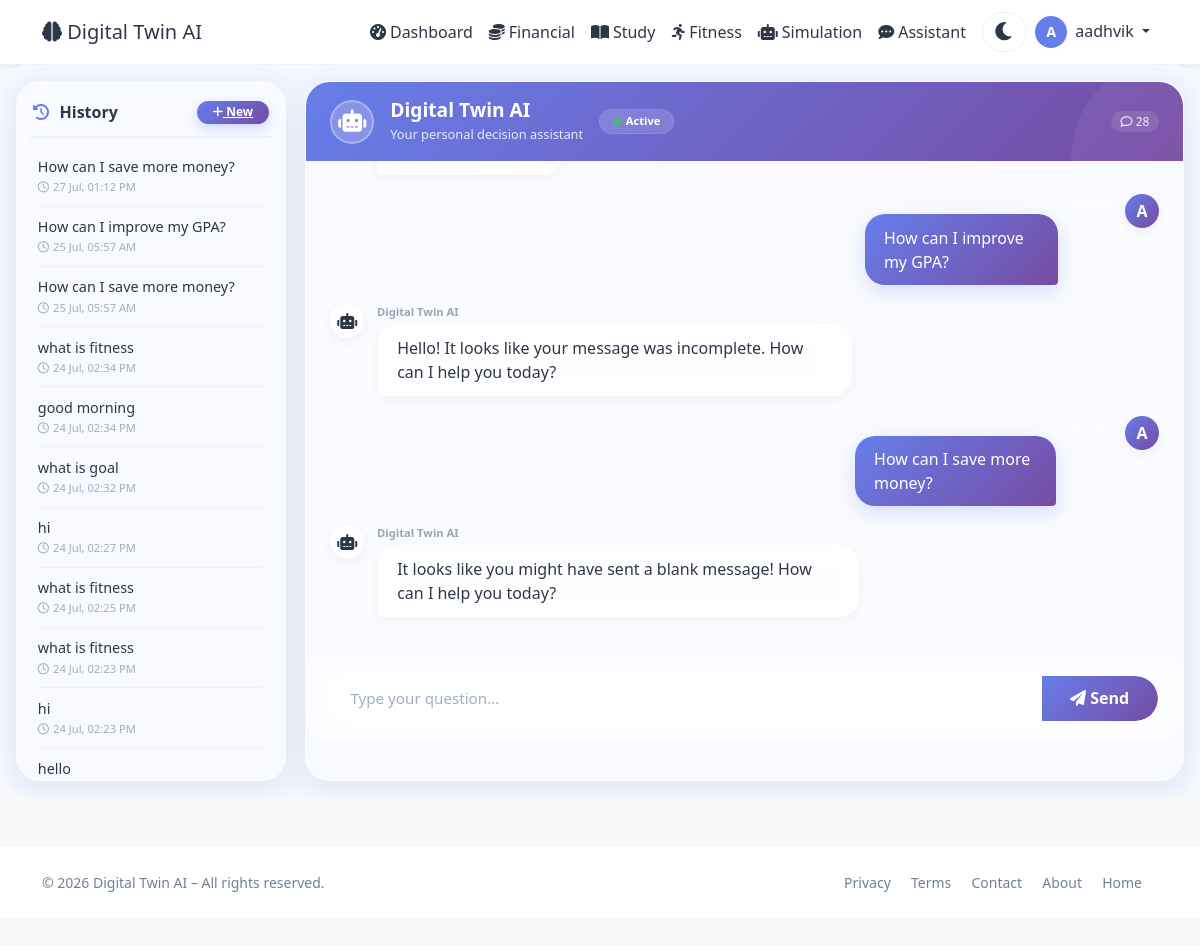
The page /user/assistant (signed in) on the database its author committed.
### app.py (models this page shows, shortened)
class User(UserMixin, db.Model):
    id = db.Column(db.Integer, primary_key=True)
    username = db.Column(db.String(80), unique=True, nullable=False)
    email = db.Column(db.String(120), unique=True, nullable=False)
    password_hash = db.Column(db.String(200), nullable=False)
    age = db.Column(db.Integer, default=25)
    occupation = db.Column(db.String(100), default='Student')
    monthly_income = db.Column(db.Float, default=50000)
    monthly_expenses = db.Column(db.Float, default=35000)
    savings = db.Column(db.Float, default=100000)
    study_hours_per_week = db.Column(db.Float, default=20)
    fitness_hours_per_week = db.Column(db.Float, default=5)
    sleep_hours_per_day = db.Column(db.Float, default=7)
    created_at = db.Column(db.DateTime, default=datetime.utcnow)
    is_admin = db.Column(db.Boolean, default=False)
    transactions = db.relationship('Transaction', backref='user', lazy=True)
    study_logs = db.relationship('StudyLog', backref='user', lazy=True)
    fitness_logs = db.relationship('FitnessLog', backref='user', lazy=True)
    goals = db.relationship('Goal', backref='user', lazy=True)

class ChatMessage(db.Model):
    id = db.Column(db.Integer, primary_key=True)
    user_id = db.Column(db.Integer, db.ForeignKey('user.id'), nullable=False)
    question = db.Column(db.Text, nullable=False)
    response = db.Column(db.Text, nullable=False)
    timestamp = db.Column(db.DateTime, default=datetime.utcnow)
    user = db.relationship('User', backref='chat_messages')

### app.py (the view, shortened to what this page needs)
@app.route('/user/assistant', methods=['GET', 'POST'])
@login_required
def user_assistant():
    if request.args.get('new'):
        session.pop('last_query', None)
        session.pop('last_response', None)
        session['hide_messages'] = True   # <-- Hide messages in chat body
        return redirect(url_for('user_assistant'))
    load_id = request.args.get('load')
    last_query = session.get('last_query')
    last_response = session.get('last_response')
    hide_messages = session.get('hide_messages', False)
    all_messages = ChatMessage.query.filter_by(user_id=current_user.id).order_by(ChatMessage.timestamp.desc()).all()
    return render_template('user/assistant.html',
                           user=current_user,
                           last_query=last_query,
                           last_response=last_response,
                           all_messages=all_messages,
                           hide_messages=hide_messages)

### app.py (called while the page is built)
@app.context_processor
def utility_processor():
    return dict(datetime=datetime)

@login_manager.user_loader
def load_user(user_id):
    return User.query.get(int(user_id))

### templates/user/assistant.html (shortened to what this page needs)
{% extends "base.html" %}
{% block content %}
<div class="assistant-wrapper">
    <div class="assistant-container">
        <div class="history-sidebar">
            <h6>
                <span><i class="fas fa-history"></i> History</span>
                <a href="{{ url_for('user_assistant', new=True) }}" class="btn-new-chat">
                    <i class="fas fa-plus"></i> New
                </a>
            </h6>
            {% if all_messages %}
                {% for msg in all_messages %}
                <div class="history-item"
                     onclick="location.href='{{ url_for('user_assistant', load=msg.id) }}'">
                    <div class="question">{{ msg.question }}</div>
                    <div class="timestamp">
                        <i class="far fa-clock me-1"></i>{{ msg.timestamp.strftime('%d %b, %I:%M %p') }}
                    </div>
                </div>
                {% endfor %}
            {% else %}
                <div class="text-muted text-center py-3" style="font-size:0.85rem;">
                    <i class="fas fa-inbox fa-2x d-block mb-2 opacity-25"></i>
                    No conversations yet.<br>Start chatting!
                </div>
            {% endif %}
        </div>
        <div class="chat-area" id="chatArea">
            <div class="chat-header">
                <div class="avatar"><i class="fas fa-robot"></i></div>
                <div class="info">
                    <h5>Digital Twin AI</h5>
                    <small>Your personal decision assistant</small>
                </div>
                <div class="badge-status">
                    <i class="fas fa-circle"></i> Active
                </div>
                <div class="chat-stats">
                    <span><i class="far fa-comment"></i> {{ all_messages|length }}</span>
                </div>
            </div>
            <div class="chat-body" id="chatBody">
                {% if hide_messages or not all_messages %}
                    <div class="empty-state">
                        <i class="fas fa-comment-dots"></i>
                        <h5 class="fw-bold text-dark">Start a conversation</h5>
                        <p>Ask me about finances, studies, fitness, or life goals.</p>
                        <div class="quick-actions">
                            <span class="btn-outline" onclick="fillAndSubmit('How can I save more money?')">💰 Save more</span>
                            <span class="btn-outline" onclick="fillAndSubmit('How can I improve my GPA?')">📚 Improve GPA</span>
                            <span class="btn-outline" onclick="fillAndSubmit('Give me fitness advice')">🏃 Fitness advice</span>
                            <span class="btn-outline" onclick="fillAndSubmit('Set a goal for me')">🎯 Set a goal</span>
                        </div>
                    </div>
                {% else %}
                    {% for msg in all_messages|sort(attribute='timestamp') %}
                        <div class="chat-message user">
                            <div class="avatar-small">{{ user.username[0]|upper }}</div>
                            <div>
                                <div class="username-label">{{ user.username }}</div>
                                <div class="bubble">{{ msg.question }}</div>
                            </div>
                        </div>
                        <div class="chat-message assistant">
                            <div class="avatar-small"><i class="fas fa-robot"></i></div>
                            <div>
                                <div class="username-label">Digital Twin AI</div>
                                <div class="bubble">{{ msg.response|replace('\n', '<br>')|safe }}</div>
                            </div>
                        </div>
                    {% endfor %}
                {% endif %}
            </div>
            <div class="chat-input">
                <form method="POST" id="chatForm">
                    <div class="input-group">
                        <input type="text" name="query" id="queryInput" class="form-control" placeholder="Type your question..." required>
                        <button type="submit" class="btn-send"><i class="fas fa-paper-plane"></i> Send</button>
                    </div>
                </form>
            </div>
        </div>
    </div>
</div>
{% endblock %}

### templates/base.html (shortened to what this page needs)
<!DOCTYPE html>
<html lang="en" data-theme="light">
<head>
    <link href="https://cdn.jsdelivr.net/npm/bootstrap@5.3.0/dist/css/bootstrap.min.css" rel="stylesheet">
    <link rel="stylesheet" href="https://cdnjs.cloudflare.com/ajax/libs/font-awesome/6.0.0/css/all.min.css">
</head>
<body>
    <nav class="navbar navbar-expand-lg navbar-light bg-white shadow-sm">
        <div class="container">
            <a class="navbar-brand" href="{{ url_for('index') }}">
                <i class="fas fa-brain"></i> Digital Twin AI
            </a>
            <div class="collapse navbar-collapse" id="navbarNav">
                <ul class="navbar-nav ms-auto align-items-lg-center">
                    {% if current_user.is_authenticated %}
                        <li class="nav-item">
                            <a class="nav-link" href="{{ url_for('user_dashboard') }}">
                                <i class="fas fa-tachometer-alt me-1"></i>Dashboard
                            </a>
                        </li>
                        <li class="nav-item">
                            <a class="nav-link" href="{{ url_for('user_financial') }}">
                                <i class="fas fa-coins me-1"></i>Financial
                            </a>
                        </li>
                        <li class="nav-item">
                            <a class="nav-link" href="{{ url_for('user_study') }}">
                                <i class="fas fa-book-open me-1"></i>Study
                            </a>
                        </li>
                        <li class="nav-item">
                            <a class="nav-link" href="{{ url_for('user_fitness') }}">
                                <i class="fas fa-running me-1"></i>Fitness
                            </a>
                        </li>
                        <li class="nav-item">
                            <a class="nav-link" href="{{ url_for('user_simulation') }}">
                                <i class="fas fa-robot me-1"></i>Simulation
                            </a>
                        </li>
                        <li class="nav-item">
                            <a class="nav-link" href="{{ url_for('user_assistant') }}">
                                <i class="fas fa-comment-dots me-1"></i>Assistant
                            </a>
                        </li>
                        <li class="nav-item">
                            <button class="theme-toggle" id="themeToggle" aria-label="Toggle theme">
                                <i class="fas fa-moon"></i>
                            </button>
                        </li>
                        <li class="nav-item dropdown">
                            <a class="nav-link dropdown-toggle" href="#" id="userDropdown" role="button" data-bs-toggle="dropdown">
                                <span class="user-avatar">{{ current_user.username[0]|upper }}</span>
                                <span class="ms-1">{{ current_user.username }}</span>
                            </a>
                        </li>
                    {% endif %}
                </ul>
            </div>
        </div>
    </nav>
    {% block content %}{% endblock %}
    <footer class="mt-5 py-4 bg-light border-top">
        <div class="container">
            <div class="row align-items-center">
                <div class="col-md-6 text-center text-md-start">
                    <span class="text-muted small">© 2026 Digital Twin AI – All rights reserved.</span>
                </div>
                <div class="col-md-6 text-center text-md-end">
                    <a href="{{ url_for('privacy') }}" class="text-muted text-decoration-none me-3 small">Privacy</a>
                    <a href="{{ url_for('terms') }}" class="text-muted text-decoration-none me-3 small">Terms</a>
                    <a href="{{ url_for('contact') }}" class="text-muted text-decoration-none me-3 small">Contact</a>
                    <a href="{{ url_for('about') }}" class="text-muted text-decoration-none me-3 small">About</a>
                    <a href="{{ url_for('index') }}" class="text-muted text-decoration-none me-3 small">Home</a>
                </div>
            </div>
        </div>
    </footer>
</body>
</html>

### templates/base.html (style rules this page uses)
:root { --bg-body: #f8f9fa; --bg-navbar: #ffffff; --bg-card: #ffffff; --text-primary: #2d3748; --text-muted: #718096; --border-color: #edf2f7; --shadow: 0 4px 20px rgba(0,0,0,0.06); --glass-bg: rgba(255,255,255,0.6); --glass-border: rgba(255,255,255,0.25); --accent: #667eea; --accent-gradient: linear-gradient(135deg, #667eea, #764ba2); --bg-input: #ffffff; --bg-light: #f7fafc; --bg-wrapper: #f0f4ff; --bg-hero: linear-gradient(135deg, #667eea 0%, #764ba2 100%); --dropdown-bg: #ffffff; --dropdown-text: #2d3748; --btn-bg: #667eea; --btn-hover: #5a6fd6; --badge-bg: #edf2f7; --badge-text: #4a5568; --progress-bg: #edf2f7; --progress-fill: linear-gradient(90deg, #667eea, #764ba2); }
body { background: var(--bg-body) !important; color: var(--text-primary) !important; font-family: 'Segoe UI', Tahoma, Geneva, Verdana, sans-serif; transition: background 0.3s, color 0.3s; }
.navbar { background: var(--bg-navbar) !important; border-bottom: 1px solid var(--border-color); }
.navbar-brand, .nav-link { color: var(--text-primary) !important; }
.bg-light, .bg-white { background: var(--bg-card) !important; }
.text-muted { color: var(--text-muted) !important; }
.form-control, .form-select { background: var(--bg-input) !important; color: var(--text-primary) !important; border-color: var(--border-color) !important; }
.dashboard-wrapper, .finance-wrapper, .study-wrapper, .fitness-wrapper, .assistant-wrapper, .sim-wrapper, .users-wrapper, .detail-wrapper, .about-wrapper, .privacy-wrapper, .terms-wrapper, .contact-wrapper { background: var(--bg-wrapper) !important; }
.border-top, .border-bottom { border-color: var(--border-color) !important; }
.theme-toggle { background: transparent; border: none; font-size: 1.3rem; color: var(--text-primary); cursor: pointer; transition: transform 0.3s; padding: 0.2rem 0.7rem; border-radius: 30px; background: var(--bg-input); margin-left: 0.5rem; border: 1px solid var(--border-color); }
.user-avatar { width: 32px; height: 32px; border-radius: 50%; background: var(--accent); color: white; display: inline-flex; align-items: center; justify-content: center; font-weight: 600; font-size: 0.9rem; }

### rows shown on the page
User: username "A", username "aadhvik"
ChatMessage: question "How can I save more money?", timestamp "27 Jul, 01:12 PM", response "It looks like you might have sent a blank message! How can I help you today?"
ChatMessage: question "How can I improve my GPA?", timestamp "25 Jul, 05:57 AM", response "Hello! It looks like your message was incomplete. How can I help you today?"
ChatMessage: question "How can I save more money?", timestamp "25 Jul, 05:57 AM"
ChatMessage: question "what is fitness", timestamp "24 Jul, 02:34 PM"
ChatMessage: question "good morning", timestamp "24 Jul, 02:34 PM"
ChatMessage: question "what is goal", timestamp "24 Jul, 02:32 PM"
ChatMessage: question "hi", timestamp "24 Jul, 02:27 PM"
ChatMessage: question "what is fitness", timestamp "24 Jul, 02:25 PM"
ChatMessage: question "what is fitness", timestamp "24 Jul, 02:23 PM"
ChatMessage: question "hi", timestamp "24 Jul, 02:23 PM"
ChatMessage: question "hello"

### other values the page prints
{{ all_messages|length }} "28"
